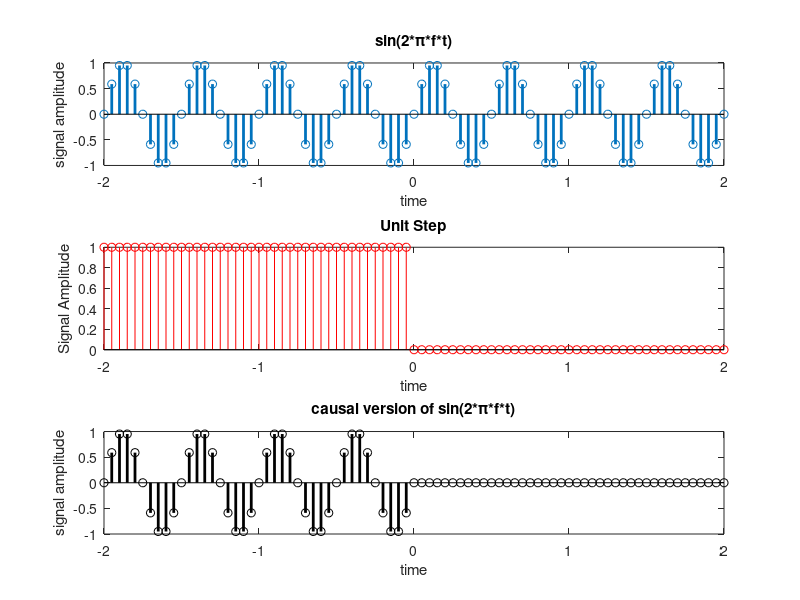

MATLAB code for this plot:
clc
clear all
close all
t=-2:1/20:2;
x1 = sin(2*pi*2*t);
subplot(3,1,1);
stem(t,x1,'LineWidth',2);
xlabel('time');
ylabel('signal amplitude');
title('sin(2*\pi*f*t)');
u = (t<0);
x2 = x1.*u;
subplot(3,1,2);
stem(t,u, 'r');
xlabel('time');
ylabel('Signal Amplitude');
title('Unit Step');
subplot(3,1,3);
stem(t,x2, 'k','LineWidth',2);
xlabel('time'); ylabel('signal amplitude');
title('causal version of sin(2*\pi*f*t)');
